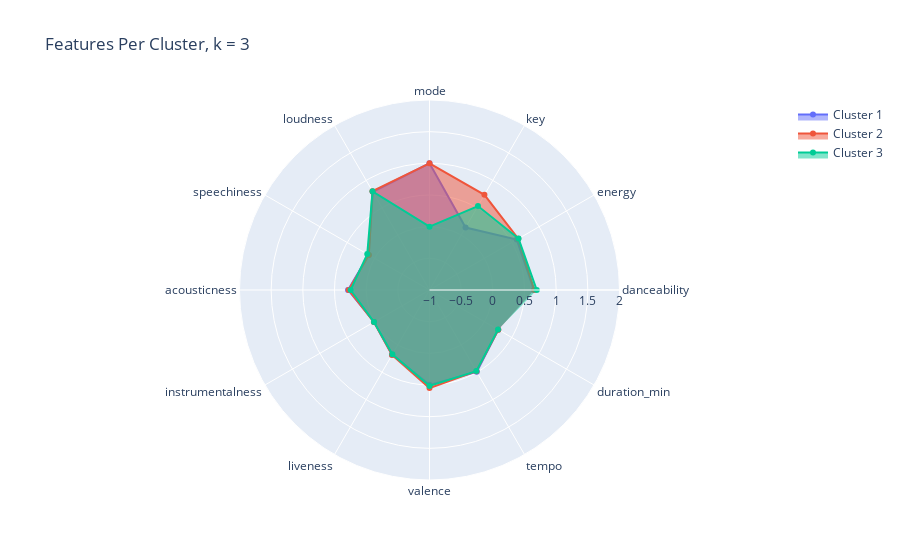

The cell this chart's notebook holds for it:
### Markdown cell above
In these clusters, we see that they are very close together, with the only varying features being energy, key, and dancability! Ideally, we want clusters that are more unique.

### Code cell
numeric_columns = ['danceability', 'energy', 'key', 'mode', 'loudness', 'speechiness', 'acousticness', 'instrumentalness', 'liveness', 'valence', 'tempo', 'duration_min']

# Define optimal number of clusters
optimal_k = 3  # fill this in

# Perform K-means on the numeric columns
kmeans = KMeans(n_clusters=optimal_k, random_state=0)
charts['cluster'] = kmeans.fit_predict(charts[numeric_columns])

# Group by cluster and create a summary for the hover text
df_grouped = charts.groupby('cluster').agg(artist_names=('artist_names', ', '.join), 
                                        track_name=('track_name', ', '.join)).reset_index()

# Create radar chart
fig = go.Figure()

# Add a line for each cluster center
for i in range(optimal_k):
    fig.add_trace(go.Scatterpolar(
        r=kmeans.cluster_centers_[i],
        theta=numeric_columns,
        fill='toself',
        name=f'Cluster {i+1}',
        hovertext=df_grouped[df_grouped.cluster == i][['artist_names', 'track_name']].values,
        hoverinfo="text"
    ))

# Update layout
fig.update_layout(
    polar=dict(radialaxis=dict(visible=True, range=[-1, 2])),
    showlegend=True,
        title = 'Features Per Cluster, k = 3'
)

fig.show()
